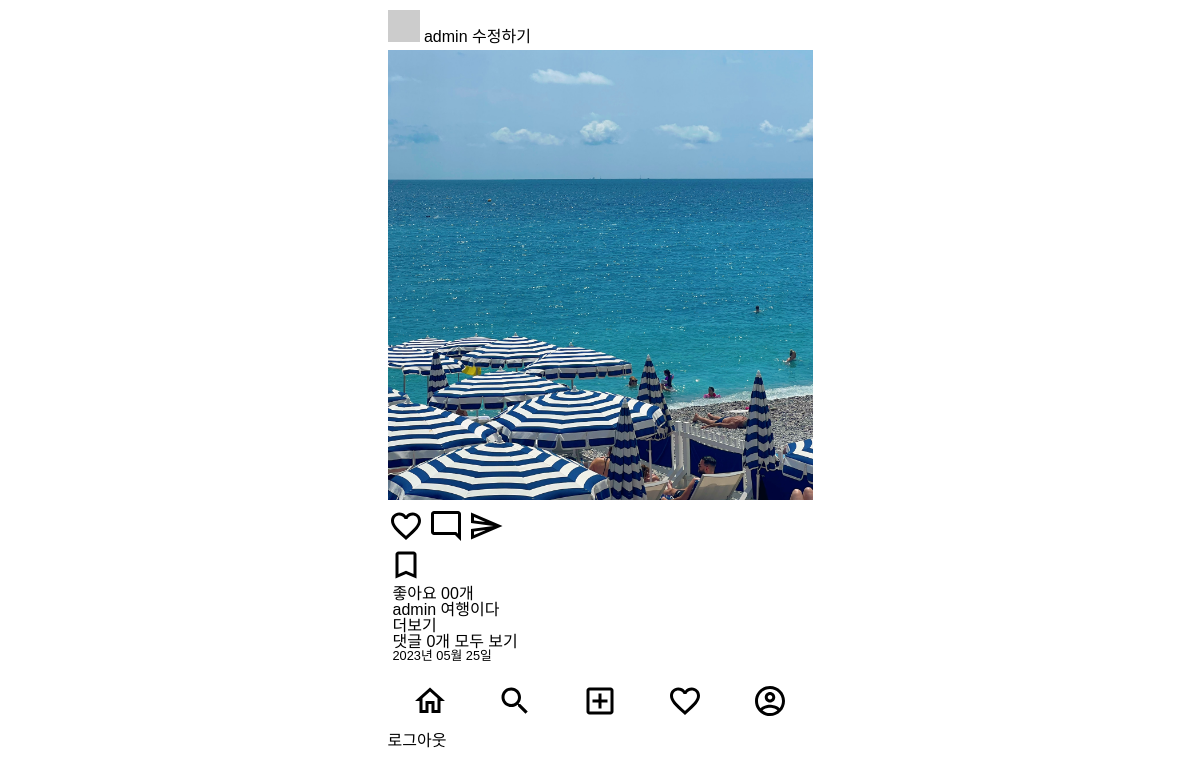
The page / (signed in) on the database its author committed.
### posts/models.py (models this page shows)
class Post(models.Model):
    image = models.ImageField(verbose_name='이미지', null=True, blank=True)
    content = models.TextField(verbose_name='내용')
    created_at = models.DateTimeField(verbose_name='작성일', auto_now_add=True)
    view_count = models.IntegerField(verbose_name='조회수', default=0)
    writer = models.ForeignKey(to=User, on_delete=models.CASCADE, null=True, blank=True)

### users/models.py (models this page shows)
class User(AbstractUser):
    phone = models.CharField(verbose_name='전화번호', max_length=11)
    objects = UserManager()

### posts/views.py (the view)
# urls.py: path('', index, name='index'),
def index(request):
    post_list = Post.objects.all()
    context = {
        'post_list': post_list,
    }
    return render(request, 'index.html', context)

### templates/index.html (shortened to what this page needs)
{% extends 'base.html' %}
{% load static %}
{% block content %}
<main>
  <div class="card-list">
    {% for post in post_list %}
    {% include 'mixin/posts/post_card.html' with detail=False %}
    {% endfor %}
  </div>
</main>
{% endblock %}

### templates/mixin/posts/post_card.html (shortened to what this page needs)
{% load static %}
<div class="card">
    <div class="card_header">
        <img src="http://via.placeholder.com/32x32" alt="프로필이미지">
        <a href="#">
            <span class="card_user-name">{{ post.writer }}</span>
        </a>
        {% if request.user == post.writer %}
        <a href="{% url 'posts:post-update' post.id %}">수정하기</a>
        {% endif %}
    </div>
    <div class="card_body">
        <div>
            {% if post.image %}
            <img class="card__image" src="{{ post.image.url }}" alt="">
            {% else %}
            <img class="card__image" src="http://via.placeholder.com/600x600" alt="">
            {% endif %}
        </div>
        <div class="card_btn-group">
            <div>
                <img class="card_btn" src="{% static 'icons/favorite_outlined_black_36dp.svg' %}" alt="좋아요">
                <img class="card_btn" src="{% static 'icons/mode_comment_outlined_black_36dp.svg' %}" alt="댓글">
                <img class="card_btn" src="{% static 'icons/send_outlined_black_36dp.svg' %}" alt="공유하기">
            </div>
            <div>
                <img class="card_btn" src="{% static 'icons/bookmark_outlined_black_36dp.svg' %}" alt="북마크">
            </div>
        </div>
        <div class="card_content">
            <span class="card_like-num">좋아요 00개</span>
            <div class="card_main-text">
                <p><span class="card_user-name">{{ post.writer }} </span>
                    {% if not detail %}
                    {{post.content|truncatechars:35}}
                    {% else %}
                    {{post.content}}
                    {% endif %}
                </p>
                {% if not detail %}
                <a href="{% url 'posts:post-detail' post.id %}">더보기</a>
                {% endif %}
            </div>
            <div>
                <p>댓글 {{ post.comment_set.all.count }}개
                    {% if not detail %}
                    <a href="{% url 'posts:post-detail' post.id %}">모두 보기</a>
                    {% endif %}
                </p>
                <p class="card__created-at">{{post.created_at|date:"Y년 m월 d일"}}</p>
            </div>
        </div>
    </div>
</div>

### static/css/index.css (style rules this page uses)
.container { display: flex; flex-direction: column; max-width: 425px; }
body { font-family: 'Noto Sans KR', sans-serif; margin: 0 auto 60px auto; }
main { background-color: #FAFAFA; }
.card-list { margin: 10px 0; background-color: #FFFFFF; }
.card__image { height: 450px; width: 100%; margin: 5px 0; object-fit: cover; }
.card_content { display: flex; flex-direction: column; padding: 0 5px; }
.card__created-at { font-weight: lighter; font-size: 0.8rem; }

### rows shown on the page
Post: writer "admin", shows "수정하기", image (picture), content "여행이다", comment_set.all.count "0", created_at "2023년 05월 25일"
